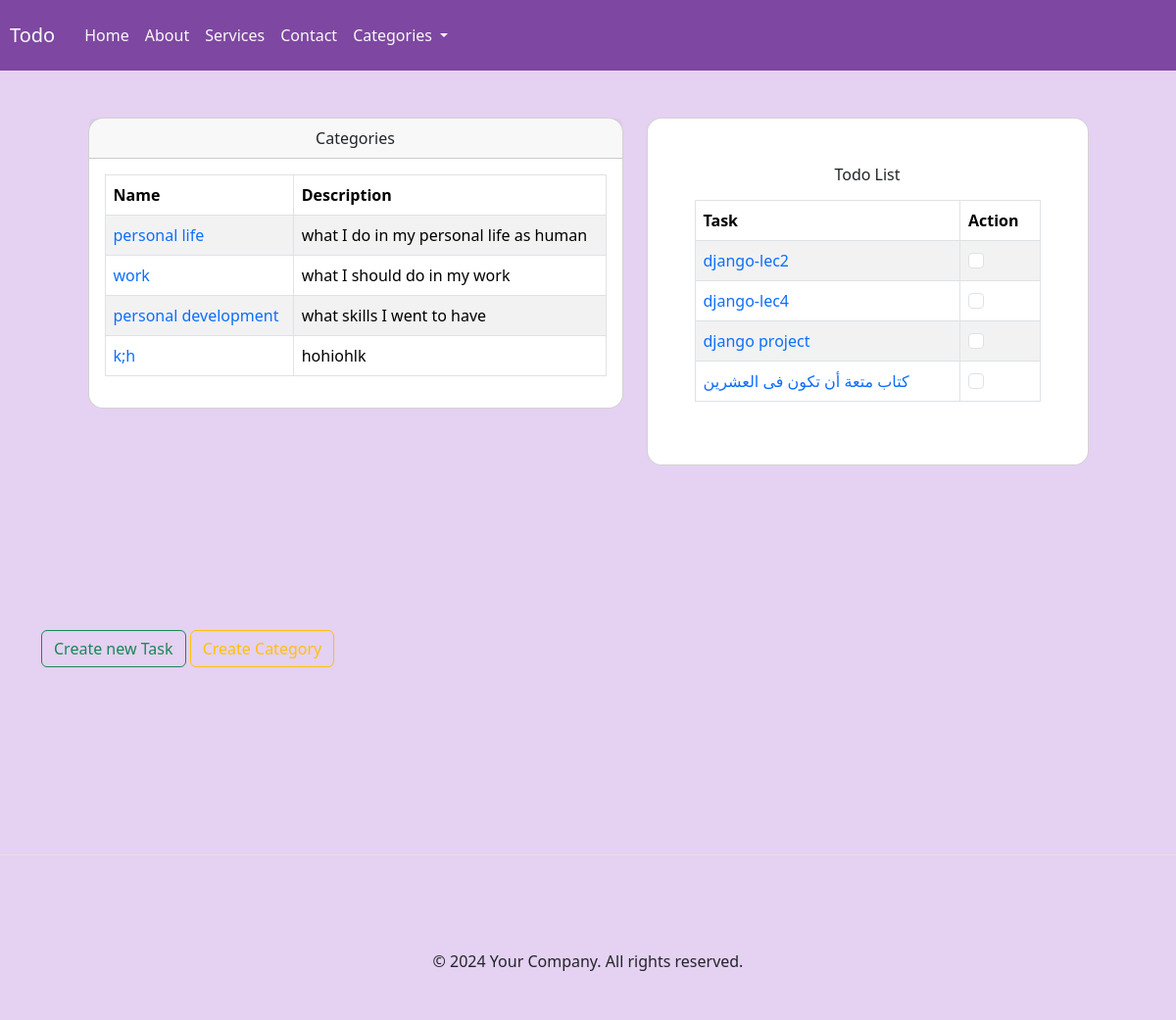
The page / on the database its author committed.
### main/models.py (models this page shows, shortened)
class Category(models.Model):
	name=models.CharField(max_length=50,unique=True)
	description=models.TextField(null=True,blank=True)

class Task(models.Model):
	STATUS_CHOICES=[
		('PENDING','PENDING'),
		('IN PROGRESS','IN PROGRESS'),
		('COMPELETED','COMPELETED'),
	]
	title=models.CharField(max_length=100)
	description=models.TextField()
	deadlin=models.DateField(null=False,blank=False)
	created_at=models.DateTimeField(auto_now_add=True)
	status=models.CharField(max_length=12,choices=STATUS_CHOICES,default='PENDING')
	priorty=models.IntegerField(validators=[MinValueValidator(1),MaxValueValidator(10)],default=2)
	category=models.ForeignKey(Category,on_delete=models.CASCADE)

### main/views.py (the view)
# urls.py: path('',index,name='home'),
def index(request):
	tasks=Task.objects.all().order_by('deadlin')
	categories=Category.objects.all()
	context={
		 'tasks':tasks,'categories':categories
	 }
	return render(request,'main/index.html',context)

### main/templates/main/index.html (shortened to what this page needs)
{% extends "main/components/base.html" %}
{% block content %}
<section class="vh-100">
  <div class="container py-5 h-100">
    <div class="row justify-content-center h-100">
      <div class="col-xl-6 mb-4">
        <div class="card" style="border-radius: 15px;">
          <div class="card-header text-center">
            Categories
          </div>
          <div class="card-body">
            <table class="table table-striped table-bordered">
              <thead>
                <tr>
                  <th>Name</th>
                  <th>Description</th>
                </tr>
              </thead>
              <tbody>
                {% for cat in categories %}
                <tr>
                  <td><a href="#">{{ cat.name }}</a></td>
                  <td>{{ cat.description }}</td>
                </tr>
                {% endfor %}
              </tbody>
            </table>
          </div>
        </div>
      </div>
      <div class="col-xl-5 mb-4">
        <div class="card" style="border-radius: 15px;">
          <div class="card-body p-5">
            <h6 class="text-center mb-3">Todo List</h6>
            <table class="table table-striped table-bordered">
              <thead>
                <tr>
                  <th>Task</th>
                  <th>Action</th>
                </tr>
              </thead>
              <tbody>
                {% for task in tasks %}
                <tr>
                  <td><a href='{% url "detail" task.id %}'>{{ task.title }}</a></td>
                  <td>
                    <div class="d-flex align-items-center">
                      <input class="form-check-input me-2" type="checkbox" aria-label="{{ task.title }}" />
                    </div>
                  </td>
                </tr>
                {% endfor %}
              </tbody>
            </table>
          </div>
        </div>
	</div>
	<div class="contianer">
		<a href="{% url 'createtodo' %}" class="btn btn-outline-success">Create new Task</a>
		<a href="{% url 'createcategory' %}" class="btn btn-outline-warning">Create Category</a>
	  </div>
    </div>
  </div>
</section>
{% endblock %}

### main/templates/main/components/base.html (shortened to what this page needs)
<!DOCTYPE html>
<html lang="en">
<head>
	<link href="https://cdn.jsdelivr.net/npm/bootstrap@5.3.3/dist/css/bootstrap.min.css" rel="stylesheet">
</head>
<body>
    {% include "main/components/navbar.html" %}
{% block content %}
{% endblock %}
	{% include "main/components/footer.html" %}
</body>
</html>

### main/templates/main/components/navbar.html (shortened to what this page needs)
		<nav class="navbar navbar-expand-lg navbar-custom py-3">
			<h5 class="navbar-brand " style="margin: 3px 10px;" >Todo</h5>
		  <div class="container">
			<div class="collapse navbar-collapse" id="navbarNav">
			  <ul class="navbar-nav me-auto mb-2 mb-lg-0">
				<li class="nav-item">
				  <a class="nav-link " href="{% url 'home' %}">Home</a>
				</li>
				<li class="nav-item">
				  <a class="nav-link" href="#">About</a>
				</li>
				<li class="nav-item">
				  <a class="nav-link" href="#">Services</a>
				</li>
				<li class="nav-item">
				  <a class="nav-link" href="#">Contact</a>
				</li>
				<li class="nav-item dropdown">
					<a class="nav-link dropdown-toggle" href="#" role="button" data-bs-toggle="dropdown" aria-expanded="false">
					  Categories
					</a>
				  </li>
		  </div>
		</nav>

### main/templates/main/components/footer.html
    <footer class="footer py-5 max-auto border-top">
      <div class="containerfoot">
        <div class="text-center mt-5">
          <p class="mb-0">&copy; 2024 Your Company. All rights reserved.</p>
        </div>
      </div>
    </footer>

### main/templates/main/components/base.html (style rules this page uses)
html, body { height: 100%; margin: 0; background-color: #e5d1f2; }
a { text-decoration: none; }
.containerfoot { width: 100%; max-width: 1140px; padding-left: 15px; padding-right: 15px; margin: 0 auto; }
.navbar-custom { background-color: #7e47a1; }
.navbar-custom .navbar-brand, .navbar-custom .nav-link { color: #f8f9fa; }

### rows shown on the page
Category: name "personal life", description "what I do in my personal life as human"
Category: name "work", description "what I should do in my work"
Category: name "personal development", description "what skills I went to have"
Category: name "k;h", description "hohiohlk"
Task: title "django-lec2"
Task: title "django-lec4"
Task: title "django project"
Task: title "كتاب متعة أن تكون فى العشرين"
